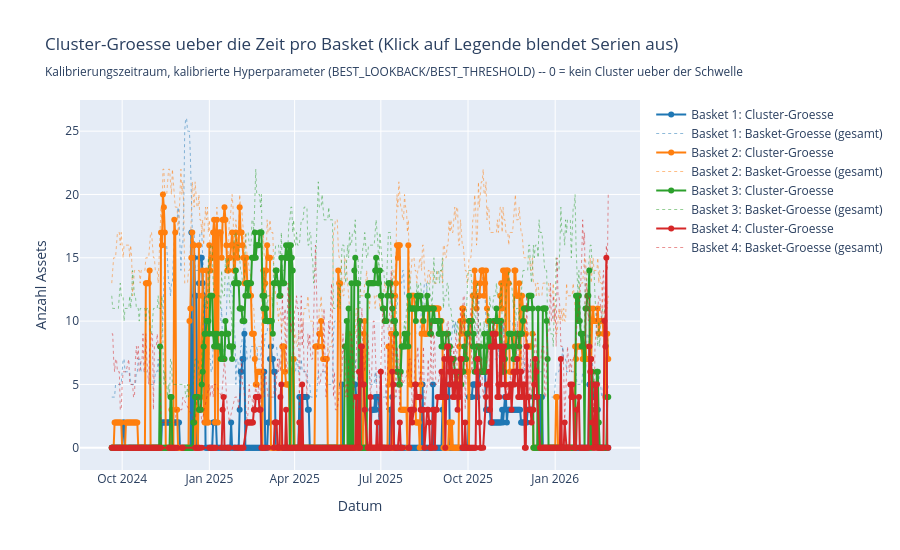

Here is the notebook cell this chart was saved with:
### Code cell
# --- Cluster-Groesse ueber die Zeit: Plot (Plotly, Legende anklickbar) ---
# Durchgezogen: Cluster-Groesse (0 = kein signifikanter Cluster an dem Tag).
# Gepunktet, halbtransparent: Basket-Gesamtgroesse zum Vergleich (wie viele
# Assets waeren maximal moeglich gewesen).
_BASKET_COLORS = ["#1f77b4", "#ff7f0e", "#2ca02c", "#d62728"]

fig = go.Figure()
for i, label in enumerate(basket_labels):
    records = cluster_size_by_basket[label]
    if not records:
        continue
    color = _BASKET_COLORS[i % len(_BASKET_COLORS)]
    dates = [r[0] for r in records]
    sizes = [r[1] for r in records]
    totals = [r[2] for r in records]

    fig.add_trace(go.Scatter(
        x=dates, y=sizes, mode="lines+markers", name=f"{label}: Cluster-Groesse",
        line={"color": color},
    ))
    fig.add_trace(go.Scatter(
        x=dates, y=totals, mode="lines", name=f"{label}: Basket-Groesse (gesamt)",
        line={"color": color, "dash": "dot", "width": 1}, opacity=0.5,
    ))

fig.update_layout(
    title=(
        "Cluster-Groesse ueber die Zeit pro Basket (Klick auf Legende blendet Serien aus)<br>"
        "<sub>Kalibrierungszeitraum, kalibrierte Hyperparameter (BEST_LOOKBACK/BEST_THRESHOLD) -- 0 = kein Cluster ueber der Schwelle</sub>"
    ),
    xaxis_title="Datum",
    yaxis_title="Anzahl Assets",
    height=550,
)
fig.show()

### Figure 1 — Plotly figure (JSON) as saved in the notebook; plotly's stock layout.template omitted (floating-point values rounded to 4 significant figures; data arrays with more than 128 entries replaced by an {"elided": "..."} marker saying what was removed)
{"data": [{"line": {"color": "#1f77b4"}, "mode": "lines+markers", "name": "Basket 1: Cluster-Groesse", "type": "scatter", "x": {"elided": "525 str values"}, "y": {"elided": "525 int values"}}, {"line": {"color": "#1f77b4", "dash": "dot", "width": 1}, "mode": "lines", "name": "Basket 1: Basket-Groesse (gesamt)", "opacity": 0.5, "type": "scatter", "x": {"elided": "525 str values"}, "y": {"elided": "525 int values"}}, {"line": {"color": "#ff7f0e"}, "mode": "lines+markers", "name": "Basket 2: Cluster-Groesse", "type": "scatter", "x": {"elided": "525 str values"}, "y": {"elided": "525 int values"}}, {"line": {"color": "#ff7f0e", "dash": "dot", "width": 1}, "mode": "lines", "name": "Basket 2: Basket-Groesse (gesamt)", "opacity": 0.5, "type": "scatter", "x": {"elided": "525 str values"}, "y": {"elided": "525 int values"}}, {"line": {"color": "#2ca02c"}, "mode": "lines+markers", "name": "Basket 3: Cluster-Groesse", "type": "scatter", "x": {"elided": "515 str values"}, "y": {"elided": "515 int values"}}, {"line": {"color": "#2ca02c", "dash": "dot", "width": 1}, "mode": "lines", "name": "Basket 3: Basket-Groesse (gesamt)", "opacity": 0.5, "type": "scatter", "x": {"elided": "515 str values"}, "y": {"elided": "515 int values"}}, {"line": {"color": "#d62728"}, "mode": "lines+markers", "name": "Basket 4: Cluster-Groesse", "type": "scatter", "x": {"elided": "443 str values"}, "y": {"elided": "443 int values"}}, {"line": {"color": "#d62728", "dash": "dot", "width": 1}, "mode": "lines", "name": "Basket 4: Basket-Groesse (gesamt)", "opacity": 0.5, "type": "scatter", "x": {"elided": "443 str values"}, "y": {"elided": "443 int values"}}], "layout": {"height": 550, "title": {"text": "Cluster-Groesse ueber die Zeit pro Basket (Klick auf Legende blendet Serien aus)<br><sub>Kalibrierungszeitraum, kalibrierte Hyperparameter (BEST_LOOKBACK/BEST_THRESHOLD) -- 0 = kein Cluster ueber der Schwelle</sub>"}, "xaxis": {"title": {"text": "Datum"}}, "yaxis": {"title": {"text": "Anzahl Assets"}}}}
